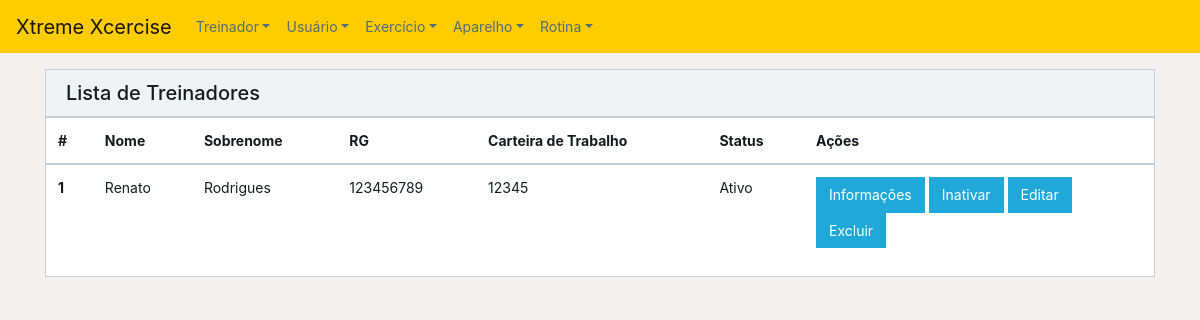
Before: /treinador/index.php with the older database file.
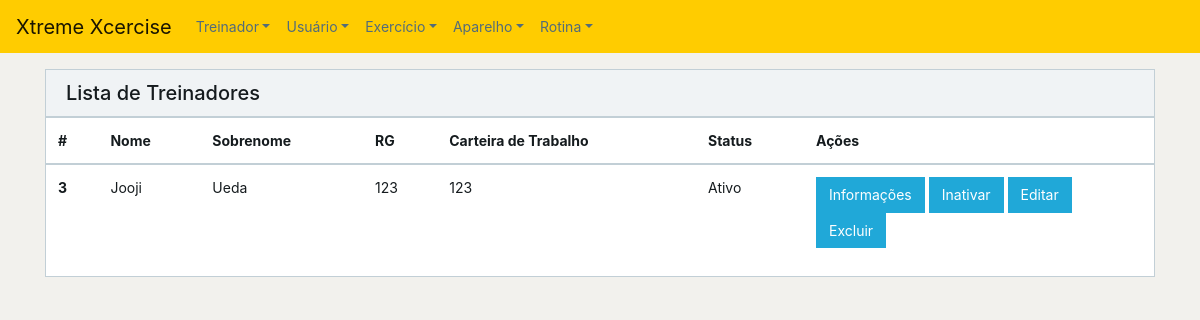
After: the same page with the newer database file.
### tables this page shows
CREATE TABLE `treinador` (
  `id` int(11) NOT NULL,
  `nome` varchar(35) DEFAULT NULL,
  `sobrenome` varchar(35) DEFAULT NULL,
  `idade` int(11) DEFAULT NULL,
  `RG` varchar(9) DEFAULT NULL,
  `CPF` varchar(11) DEFAULT NULL,
  `carteiraTrab` varchar(5) DEFAULT NULL,
  `salario` int(11) DEFAULT NULL,
  `dataContratacao` date DEFAULT NULL,
  `situacao` varchar(7) DEFAULT NULL
);

### treinador/index.php (the view, shortened to what this page needs)
<?php
include_once '../functions.php';
?>
<!DOCTYPE html>
<html lang="en">
<head>
    <link href="../css/font-awesome.min.css" rel="stylesheet">
    <link href="../css/simple-line-icons.min" rel="stylesheet">
    <link href="../css/style.min.css" rel="stylesheet">
    <link href="../css/stylesheetjr.css" rel="stylesheet">
</head>
<body>
<?php include_once '../header.php';
$table = 'treinador';
$var = indexTrainer($table);
?>
<div class="container mt-3">
    <div class="card">
        <div class="card-header">
            <h1 class="h5 m-0">Lista de Treinadores</h1>
        </div>
        <table class="table table-responsive">
            <thead>
            <tr>
                <th>#</th>
                <th>Nome</th>
                <th>Sobrenome</th>
                <th>RG</th>
                <th>Carteira de Trabalho</th>
                <th>Status</th>
                <th style="width: 350px;">Ações</th>
            </tr>
            </thead>
            <tbody>
            <?php
            while($row = mysqli_fetch_assoc($var)) {
                echo "<tr>";
                echo "<th>" . $row['id'] . "</th>";
                echo "<td>" . $row['nome'] . "</td>";
                echo "<td>" . $row['sobrenome'] . "</td>";
                echo "<td>" . $row['RG'] . "</td>";
                echo "<td>" . $row['carteiraTrab'] . "</td>";
                echo "<td>" . $row['situacao'] . "</td>";
                echo "<td>";
                echo "<a class=\"btn btn-primary mr-1\" href=\"show.php?id=" . $row['id'] . " \" role=\"button\">Informações</a>";
                echo "<a class=\"btn btn-primary mr-1\" href=\"inactivate.php?id=" . $row['id'] . " \" role=\"button\">Inativar</a>";
                echo "<a class=\"btn btn-primary mr-1\" href=\"edit.php?id=" . $row['id'] . " \" role=\"button\">Editar</a>";
                echo "<a class=\"btn btn-primary mr-1\" href=\"delete.php?id=" . $row['id'] . " \" role=\"button\">Excluir</a>";
                echo "</td>";
                echo "</tr>";
            }
            ?>
            </tbody>
        </table>
    </div>
</div>
</body>
</html>

### header.php (shortened to what this page needs)
<nav class="navbar navbar-expand-lg navbar-light bg-yellow">
    <a class="navbar-brand" href="<?php generateRoute('index.php'); ?>">Xtreme Xcercise</a>
    <div class="collapse navbar-collapse" id="navbarNavDropdown">
        <ul class="navbar-nav">
            <li class="nav-item dropdown">
                <a class="nav-link dropdown-toggle" href="http://example.com" id="navbarDropdownMenuLink" data-toggle="dropdown" aria-haspopup="true" aria-expanded="false">Treinador</a>
            </li>
            <li class="nav-item dropdown">
                <a class="nav-link dropdown-toggle" href="http://example.com" id="navbarDropdownMenuLink" data-toggle="dropdown" aria-haspopup="true" aria-expanded="false">Usuário</a>
            </li>
            <li class="nav-item dropdown">
                <a class="nav-link dropdown-toggle" href="http://example.com" id="navbarDropdownMenuLink" data-toggle="dropdown" aria-haspopup="true" aria-expanded="false">Exercício</a>
            </li>
            <li class="nav-item dropdown">
                <a class="nav-link dropdown-toggle" href="http://example.com" id="navbarDropdownMenuLink" data-toggle="dropdown" aria-haspopup="true" aria-expanded="false">Aparelho</a>
            </li>
            <li class="nav-item dropdown">
                <a class="nav-link dropdown-toggle" href="http://example.com" id="navbarDropdownMenuLink" data-toggle="dropdown" aria-haspopup="true" aria-expanded="false">Rotina</a>
            </li>
        </ul>
    </div>
</nav>

### functions.php (shortened to what this page needs)
<?php
    function generateRoute($url) {
        echo ROOT_FOLDER . $url;
    }
    function indexTrainer($table){
        $connection = mysqli_connect("localhost", "root", "", "xtreme_xcercise");
        $query = "SELECT * FROM $table";
        $result = mysqli_query($connection, $query);
        if ($result) {
            return $result;
        }
    }
?>

### css/stylesheetjr.css (style rules this page uses)
body { background-color: #f2f1ed; }
.bg-yellow { background-color: #ffcc00; }

Changed rows visible on the page:
removed treinador: id "1", nome "Renato", sobrenome "Rodrigues", RG "123456789", carteiraTrab "12345", situacao "Ativo"
added treinador: id "3", nome "Jooji", sobrenome "Ueda", RG "123", carteiraTrab "123", situacao "Ativo"
